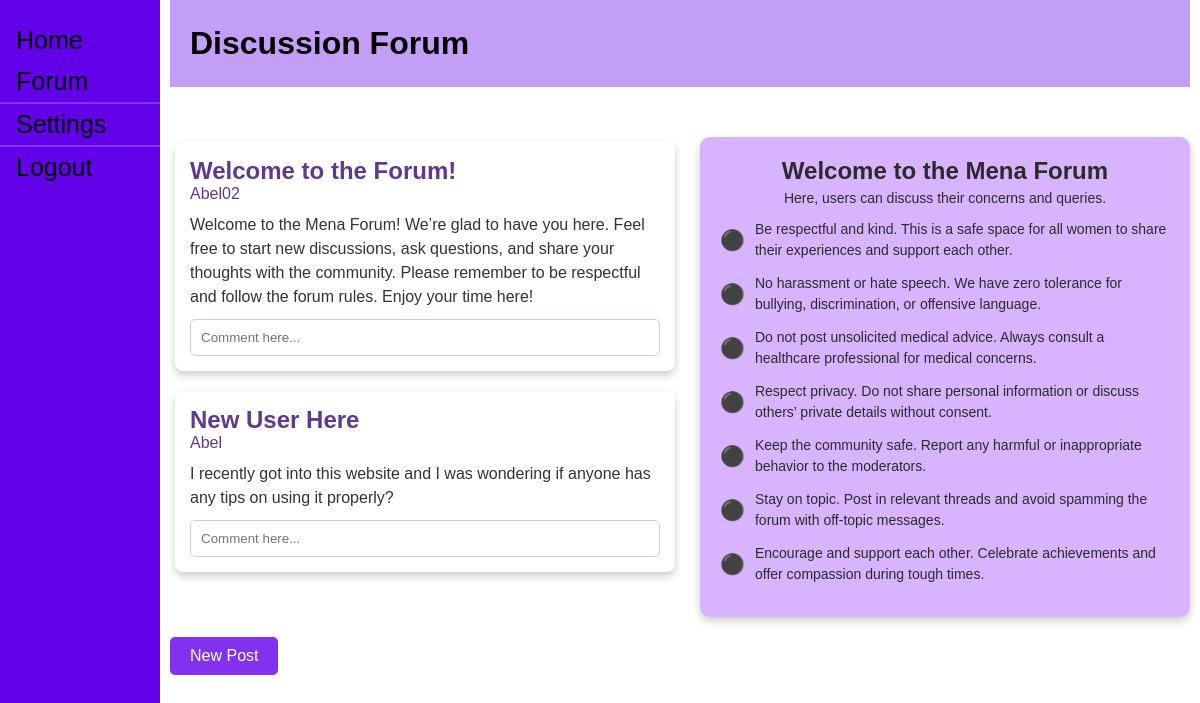
The page /MenaApp/forum/ (signed in) on the database its author committed.
### MenaApp/models.py (models this page shows)
class Post(models.Model):
    userID = models.ForeignKey(User, on_delete=models.CASCADE)
    title = models.CharField(max_length=200)
    content = models.TextField()
    created_at = models.DateTimeField(auto_now_add=True)
    updated_at = models.DateTimeField(auto_now=True)

### MenaApp/views.py (the view)
# urls.py: path('forum/', get_forum, name='forum'),
@login_required(login_url='/login/')
def get_forum(request):
    posts = Post.objects.all()
    return render(request, "forum/forum.html", {"posts": posts})

### MenaApp/templates/forum/forum.html (shortened to what this page needs)
{% extends "index/base.html" %}
{% load static %}
{% block content %}
    <h1 style="padding-left: 20px; padding-top: 25px; padding-bottom: 25px; margin-bottom: 50px; background-color: #c39ef6;">Discussion Forum</h1>
    <div style="display: flex; gap: 20px; margin-bottom: 20px;">
        <div class="forum-posts">
            {% for post in posts %}
            <div class="posts-container">
                <h2 style="color: #5e3a8f; font-weight: bold;">{{ post.title }}</h2>
                <p style="font-size: 1em; color: #5e3a8f; margin: 0;">{{ post.userID.username }}</p>
                <p style="margin-top: 10px; line-height: 1.5; color: #333;">{{ post.content }}</p>
                <input type="text" placeholder="Comment here..." style="width: 100%; padding: 10px; border: 1px solid #d3cce3; border-radius: 5px; margin-top: 10px;">
            </div>
            {% endfor %}
        </div>
        <div class="forum-rules-container">
            <h1>Welcome to the Mena Forum</h1>
            <p>Here, users can discuss their concerns and queries.</p>
            <div class="rule">
                <span class="rule-icon">⚫</span>
                <span class="rule-text">Be respectful and kind. This is a safe space for all women to share their experiences and support each other.</span>
            </div>
            <div class="rule">
                <span class="rule-icon">⚫</span>
                <span class="rule-text">No harassment or hate speech. We have zero tolerance for bullying, discrimination, or offensive language.</span>
            </div>
            <div class="rule">
                <span class="rule-icon">⚫</span>
                <span class="rule-text">Do not post unsolicited medical advice. Always consult a healthcare professional for medical concerns.</span>
            </div>
            <div class="rule">
                <span class="rule-icon">⚫</span>
                <span class="rule-text">Respect privacy. Do not share personal information or discuss others’ private details without consent.</span>
            </div>
            <div class="rule">
                <span class="rule-icon">⚫</span>
                <span class="rule-text">Keep the community safe. Report any harmful or inappropriate behavior to the moderators.</span>
            </div>
            <div class="rule">
                <span class="rule-icon">⚫</span>
                <span class="rule-text">Stay on topic. Post in relevant threads and avoid spamming the forum with off-topic messages.</span>
            </div>
            <div class="rule">
                <span class="rule-icon">⚫</span>
                <span class="rule-text">Encourage and support each other. Celebrate achievements and offer compassion during tough times.</span>
            </div>
        </div>
    </div>
    <a href="{% url 'post' %}" class="button">New Post</a>
{% endblock %}

### MenaApp/templates/index/base.html (shortened to what this page needs)
<!DOCTYPE html>
<html lang="en">
    <head>
    </head>
    <body>
        <div class="sidenav">
            <a href="{% url 'home' %}">Home</a>
            <a href="{% url 'forum' %}">Forum</a>
            <hr style="border: 1px solid #8232EF;">
            <a href="/MenaApp/settings">Settings</a>
            <hr style="border: 1px solid #8232EF;">
            {% if user.is_authenticated %}
                <form method="POST" action="{% url 'logout' %}">
                    <button type="submit">Logout</button>
                </form>
            {% endif %}
        </div>
        <div id="content" name="content" class="main">
            <div>
                <div>
                    {% block content %}
                    {% endblock %}
                </div>
            </div>
        </div>
    </body>
</html>

### MenaApp/templates/index/base.html (style rules this page uses)
.sidenav { height: 100%; width: 160px; position: fixed; z-index: 1; top: 0; left: 0; background-color: #6200E8; overflow-x: hidden; padding-top: 20px; }
.sidenav a { padding: 6px 8px 6px 16px; text-decoration: none; font-size: 25px; color: black; display: block; }
.sidenav form button { padding: 6px 8px 6px 16px; font-size: 25px; color: black; background: none; border: none; text-align: left; cursor: pointer; width: 100%; font-family: inherit; text-decoration: none; display: block; }
.main { margin-left: 160px; padding: 0px 10px; }
* { margin: 0; padding: 0; box-sizing: border-box; }
body { display: flex; height: 100vh; background-color: white; font-family: Arial, sans-serif; }
.forum-posts { flex: 2; border-radius: 8px; padding: 5px; gap: 20px; overflow-y: scroll; max-width: 50%; max-height: 600px; scrollbar-width: none; -ms-overflow-style: none; }
.posts-container { border-radius: 8px; padding: 15px; max-width: 100%; margin: auto; margin-bottom: 20px; box-shadow: 0 4px 8px rgba(0, 0, 0, 0.2); }
.forum-rules-container { flex: 1; background-color: #D8B4FE; color: #2B2B2B; width: 800px; padding: 20px; border-radius: 10px; box-shadow: 0 4px 8px rgba(0, 0, 0, 0.2); max-width: 600px; }
.forum-rules-container h1 { font-size: 24px; margin-bottom: 2px; text-align: center; }
.forum-rules-container p { font-size: 14px; margin-bottom: 10px; line-height: 1.6; text-align: center; }
.rule { display: flex; align-items: center; margin-bottom: 12px; }
.rule-icon { font-size: 20px; margin-right: 10px; }
.rule-text { font-size: 14px; line-height: 1.5; }
.button { display: inline-block; padding: 10px 20px; color: #fff; background-color: #8232EF; text-decoration: none; border-radius: 5px; font-size: 16px; text-align: center; }

### rows shown on the page
Post: title "Welcome to the Forum!", userID.username "Abel02", content "Welcome to the Mena Forum! We’re glad to have you here. Feel free to start new discussions, ask questions, and share your thoughts with the community. Please remember to be respectful and follow the forum rules. Enjoy your time here!"
Post: title "New User Here", userID.username "Abel", content "I recently got into this website and I was wondering if anyone has any tips on using it properly?"
